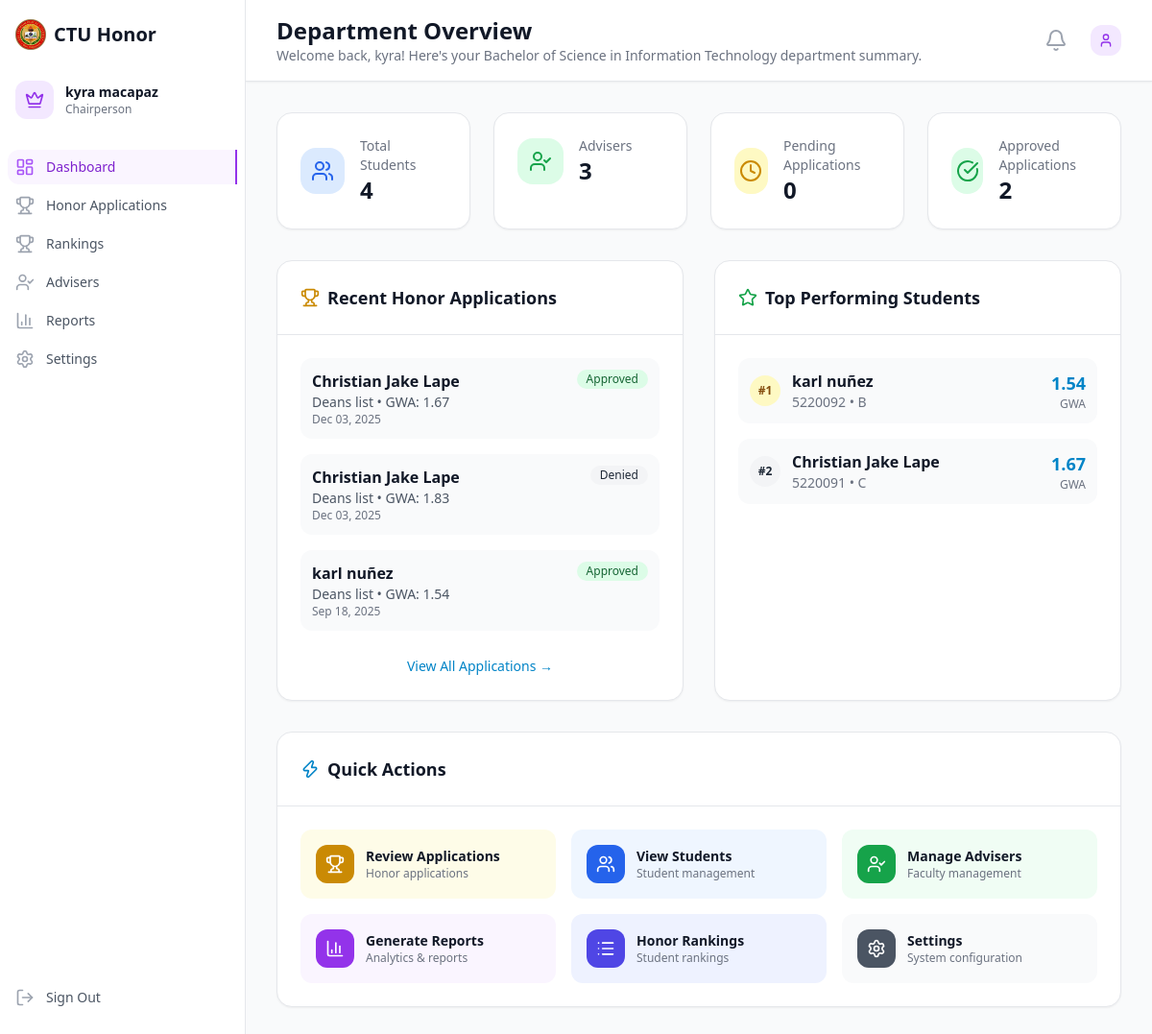
Page /chairperson/dashboard.php (signed in) on the committed database.
### tables this page shows
CREATE TABLE `honor_applications` (
  `id` int NOT NULL COMMENT 'Unique application identifier',
  `user_id` int NOT NULL COMMENT 'Student applying for honor',
  `academic_period_id` int NOT NULL COMMENT 'Academic period for application',
  `gwa_calculation_id` int NOT NULL COMMENT 'GWA calculation used for application',
  `application_type` enum('deans_list','cum_laude','magna_cum_laude','summa_cum_laude') NOT NULL,
  `gwa_achieved` decimal(4,3) NOT NULL COMMENT 'GWA at time of application',
  `required_gwa` decimal(4,3) NOT NULL COMMENT 'Required GWA for this honor type',
  `status` enum('submitted','under_review','approved','denied','cancelled') DEFAULT 'submitted' COMMENT 'Application status',
  `submitted_at` timestamp NULL DEFAULT CURRENT_TIMESTAMP COMMENT 'When application was submitted',
  `reviewed_at` timestamp NULL DEFAULT NULL COMMENT 'When application was reviewed',
  `reviewed_by` int DEFAULT NULL COMMENT 'Instructor/Chairperson who reviewed',
  `approval_date` date DEFAULT NULL COMMENT 'Date of approval',
  `remarks` text COMMENT 'Review comments',
  `rejection_reason` text COMMENT 'Reason for rejection if status is rejected',
  `certificate_generated` tinyint(1) DEFAULT '0' COMMENT 'Whether certificate was generated',
  `certificate_path` varchar(500) DEFAULT NULL COMMENT 'Path to generated certificate',
  `ranking_position` int DEFAULT NULL COMMENT 'Position in honor roll ranking',
  `final_approved_by` int DEFAULT NULL,
  `is_eligible` tinyint(1) DEFAULT '1' COMMENT 'Whether the application meets eligibility requirements',
  `ineligibility_reasons` text COMMENT 'Details about why the application is not eligible'
);

CREATE TABLE `users` (
  `id` int NOT NULL COMMENT 'Unique user identifier',
  `student_id` varchar(255) DEFAULT NULL,
  `email` varchar(100) NOT NULL COMMENT 'User email address (login credential)',
  `password` varchar(255) NOT NULL COMMENT 'Hashed password using password_hash()',
  `first_name` varchar(50) NOT NULL COMMENT 'User first name',
  `last_name` varchar(50) NOT NULL COMMENT 'User last name',
  `middle_name` varchar(50) DEFAULT NULL COMMENT 'User middle name (optional)',
  `role` enum('student','adviser','chairperson') NOT NULL DEFAULT 'student',
  `department` varchar(100) DEFAULT NULL COMMENT 'Academic department (e.g., Computer Science)',
  `college` varchar(100) DEFAULT NULL COMMENT 'College (e.g., College of Technology)',
  `course` varchar(150) DEFAULT NULL COMMENT 'Course/Program',
  `major` varchar(100) DEFAULT NULL COMMENT 'Major/Specialization',
  `year_level` int DEFAULT NULL COMMENT 'Student year level (1-4, null for non-students)',
  `section` varchar(100) DEFAULT NULL COMMENT 'Student/Adviser sections (JSON array or single value)',
  `contact_number` varchar(15) DEFAULT NULL COMMENT 'Phone/mobile number',
  `address` text COMMENT 'Complete address',
  `status` enum('active','inactive','suspended') DEFAULT 'active' COMMENT 'Account status',
  `email_verified` tinyint(1) DEFAULT '0' COMMENT 'Email verification status',
  `last_login` timestamp NULL DEFAULT NULL COMMENT 'Last login timestamp',
  `created_at` timestamp NULL DEFAULT CURRENT_TIMESTAMP COMMENT 'Account creation date',
  `updated_at` timestamp NULL DEFAULT CURRENT_TIMESTAMP ON UPDATE CURRENT_TIMESTAMP COMMENT 'Last update date',
  `program_id` int DEFAULT NULL
);

### chairperson/dashboard.php (the view, shortened to what the rows shown need)
<?php
require_once '../config/config.php';
$database = new Database();
$db = $database->getConnection();
$department = $_SESSION['department'];
$query = "SELECT ha.*, u.first_name, u.last_name, u.student_id, u.section
          FROM honor_applications ha
          JOIN users u ON ha.user_id = u.id
          WHERE u.department = :department
          ORDER BY ha.submitted_at DESC
          LIMIT 5";
$stmt = $db->prepare($query);
$stmt->bindParam(':department', $department);
$stmt->execute();
$recent_applications = $stmt->fetchAll(PDO::FETCH_ASSOC);
?>
<!DOCTYPE html>
<html lang="en">
<head>
    <script src="https://cdn.tailwindcss.com"></script>
</head>
<body class="bg-gray-50">
    <div class="flex h-screen">
        <div class="flex flex-col flex-1 overflow-hidden">
            <header class="bg-white shadow-sm border-b border-gray-200">
                <div class="flex items-center justify-between px-4 py-4 sm:px-6 lg:px-8">
                    <div class="flex items-center">
                        <div class="ml-4 md:ml-0">
                            <h1 class="text-2xl font-bold text-gray-900">Department Overview</h1>
                        </div>
                    </div>
                </div>
            </header>
            <main class="flex-1 overflow-y-auto">
                <div class="p-4 sm:p-6 lg:p-8">
                    <div class="grid grid-cols-1 lg:grid-cols-2 gap-8">
                        <div class="bg-white rounded-2xl shadow-sm border border-gray-200">
                            <div class="p-6">
                                <?php if (empty($recent_applications)): ?>
                                    <div class="text-center py-6">
                                        <i data-lucide="inbox" class="w-12 h-12 text-gray-300 mx-auto mb-4"></i>
                                        <p class="text-gray-500">No recent applications</p>
                                    </div>
                                <?php else: ?>
                                    <div class="space-y-4">
                                        <?php foreach ($recent_applications as $application): ?>
                                            <div class="flex justify-between items-start p-3 bg-gray-50 rounded-xl">
                                                <div>
                                                    <h4 class="font-semibold text-gray-900"><?php echo htmlspecialchars($application['first_name'] . ' ' . $application['last_name']); ?></h4>
                                                    <p class="text-sm text-gray-600">
                                                        <?php echo ucfirst(str_replace('_', ' ', $application['application_type'])); ?> •
                                                        GWA: <?php echo formatGWA($application['gwa_achieved']); ?>
                                                    </p>
                                                    <p class="text-xs text-gray-500">
                                                        <?php echo date('M d, Y', strtotime($application['submitted_at'])); ?>
                                                    </p>
                                                </div>
                                                <span class="inline-flex items-center px-2.5 py-0.5 rounded-full text-xs font-medium <?php echo getStatusBadge($application['status']) === 'success' ? 'bg-green-100 text-green-800' : ($application['status'] === 'submitted' ? 'bg-blue-100 text-blue-800' : 'bg-gray-100 text-gray-800'); ?>">
                                                    <?php echo ucfirst(str_replace('_', ' ', $application['status'])); ?>
                                                </span>
                                            </div>
                                        <?php endforeach; ?>
                                    </div>
                                <?php endif; ?>
                            </div>
                        </div>
                    </div>
                </div>
            </main>
        </div>
    </div>
</body>
</html>

### rows in the picture
honor_applications: user.last_name "Christian Jake Lape", application_type "Deans list", gwa_achieved "1.67", submitted_at "Dec 03, 2025", status "Approved"
honor_applications: user.last_name "Christian Jake Lape", application_type "Deans list", gwa_achieved "1.83", submitted_at "Dec 03, 2025", status "Denied"
honor_applications: user.last_name "karl nuñez", application_type "Deans list", gwa_achieved "1.54", submitted_at "Sep 18, 2025", status "Approved"

### other values in the picture
$_SESSION['first_name'] "kyra"
$_SESSION['last_name'] "macapaz"
$department "Bachelor of Science in Information Technology"
$stats['total_students'] "4"
$stats['total_advisers'] "3"
$stats['pending_applications'] "0"
$stats['approved_applications'] "2"
$student['first_name'] . ' ' . $student['last_name'] "karl nuñez"
formatGWA($student['gwa']) "1.54"
$student['first_name'] . ' ' . $student['last_name'] "Christian Jake Lape"
formatGWA($student['gwa']) "1.67"
